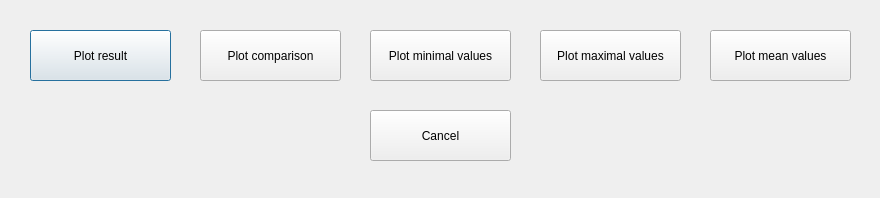
<?xml version="1.0" encoding="UTF-8"?>
<ui version="4.0">
 <class>PlottingWindow</class>
 <widget class="QDialog" name="PlottingWindow">
  <property name="geometry">
   <rect>
    <x>0</x>
    <y>0</y>
    <width>880</width>
    <height>198</height>
   </rect>
  </property>
  <property name="windowTitle">
   <string>Plotting</string>
  </property>
  <widget class="QPushButton" name="plot_result">
   <property name="geometry">
    <rect>
     <x>30</x>
     <y>30</y>
     <width>141</width>
     <height>51</height>
    </rect>
   </property>
   <property name="text">
    <string>Plot result</string>
   </property>
  </widget>
  <widget class="QPushButton" name="plot_comparison">
   <property name="geometry">
    <rect>
     <x>200</x>
     <y>30</y>
     <width>141</width>
     <height>51</height>
    </rect>
   </property>
   <property name="text">
    <string>Plot comparison</string>
   </property>
  </widget>
  <widget class="QPushButton" name="cancel_button">
   <property name="geometry">
    <rect>
     <x>370</x>
     <y>110</y>
     <width>141</width>
     <height>51</height>
    </rect>
   </property>
   <property name="text">
    <string>Cancel</string>
   </property>
  </widget>
  <widget class="QPushButton" name="plot_min">
   <property name="geometry">
    <rect>
     <x>370</x>
     <y>30</y>
     <width>141</width>
     <height>51</height>
    </rect>
   </property>
   <property name="text">
    <string>Plot minimal values</string>
   </property>
  </widget>
  <widget class="QPushButton" name="plot_mean">
   <property name="geometry">
    <rect>
     <x>710</x>
     <y>30</y>
     <width>141</width>
     <height>51</height>
    </rect>
   </property>
   <property name="text">
    <string>Plot mean values</string>
   </property>
  </widget>
  <widget class="QPushButton" name="plot_max">
   <property name="geometry">
    <rect>
     <x>540</x>
     <y>30</y>
     <width>141</width>
     <height>51</height>
    </rect>
   </property>
   <property name="text">
    <string>Plot maximal values</string>
   </property>
  </widget>
 </widget>
 <resources/>
 <connections/>
</ui>
